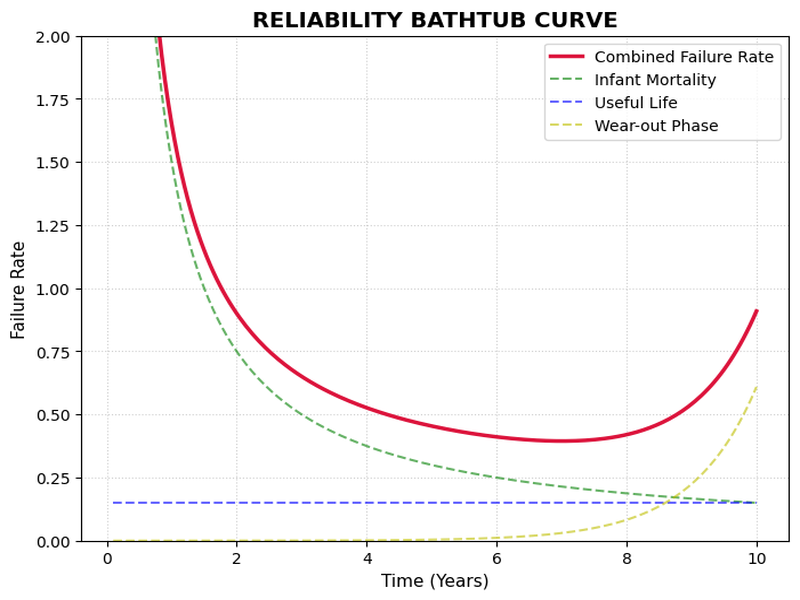
#> input picture samples/bathtub_curve_a.png, 800 x 600 px
$ python -i regions.py   (imports and definitions only)
#> lines starting #> are read from the running program, lines starting #| are printed output that depends on the picture; after the words box and inside, x2 and y2 are one past the last pixel; in counts of white or black regions, pixels touching at a corner belong together
from __future__ import annotations

import cv2
import numpy as np


def suggest_anchor_regions(image_bgr: np.ndarray, limit: int = 8) -> list[dict]:
    h, w = image_bgr.shape[:2]
    if h <= 0 or w <= 0:
        return []

    gray = cv2.cvtColor(image_bgr, cv2.COLOR_BGR2GRAY)
    hsv = cv2.cvtColor(image_bgr, cv2.COLOR_BGR2HSV)
    ink_mask = np.where((gray < 245) | (hsv[:, :, 1] > 35), 255, 0).astype(np.uint8)
    close_kernel = cv2.getStructuringElement(cv2.MORPH_RECT, (9, 9))
    ink_mask = cv2.morphologyEx(ink_mask, cv2.MORPH_CLOSE, close_kernel)

    regions: list[dict] = []
    content = _bbox_from_mask(ink_mask, w, h, padding=6)
    if content:
        regions.append({**content, "label": "全体枠候補", "score": 0.9})

    edge_mask = cv2.Canny(gray, 60, 160)
    edge_mask = cv2.dilate(edge_mask, np.ones((3, 3), np.uint8), iterations=1)
    regions.extend(_line_frame_regions(gray, w, h))
    regions.extend(_large_rectangular_regions(edge_mask, w, h))
    regions.extend(_dense_detail_regions(edge_mask, w, h))

    return _dedupe_regions(regions, w, h)[:limit]


def _bbox_from_mask(mask: np.ndarray, image_w: int, image_h: int, padding: int) -> dict | None:
    points = cv2.findNonZero(mask)
    if points is None:
        return None
    x, y, w, h = cv2.boundingRect(points)
    area_ratio = (w * h) / max(1, image_w * image_h)
    if area_ratio < 0.015:
        return None
    return _clip_region(x - padding, y - padding, w + padding * 2, h + padding * 2, image_w, image_h)


def _line_frame_regions(gray: np.ndarray, image_w: int, image_h: int) -> list[dict]:
    dark = cv2.inRange(gray, 0, 95)
    horizontal_kernel = cv2.getStructuringElement(cv2.MORPH_RECT, (max(20, image_w // 12), 1))
    vertical_kernel = cv2.getStructuringElement(cv2.MORPH_RECT, (1, max(20, image_h // 12)))
    horizontal = cv2.morphologyEx(dark, cv2.MORPH_OPEN, horizontal_kernel)
    vertical = cv2.morphologyEx(dark, cv2.MORPH_OPEN, vertical_kernel)

    horizontal_lines = _line_components(horizontal, "horizontal", image_w, image_h)
    vertical_lines = _line_components(vertical, "vertical", image_w, image_h)
    regions = []
    image_area = image_w * image_h

    for top_index, top in enumerate(horizontal_lines):
        for bottom in horizontal_lines[top_index + 1 :]:
            frame_h = bottom["center"] - top["center"]
            if frame_h < image_h * 0.18:
                continue
            for left_index, left in enumerate(vertical_lines):
                for right in vertical_lines[left_index + 1 :]:
                    frame_w = right["center"] - left["center"]
                    if frame_w < image_w * 0.18:
                        continue
                    if not _lines_form_frame(top, bottom, left, right):
                        continue
                    region = _clip_region(
                        left["center"] - 4,
                        top["center"] - 4,
                        frame_w + 8,
                        frame_h + 8,
                        image_w,
                        image_h,
                    )
                    area_ratio = (region["width"] * region["height"]) / max(1, image_area)
                    if area_ratio < 0.03 or area_ratio > 0.96:
                        continue
                    score = min(0.985, 0.9 + area_ratio * 0.12)
                    regions.append({**region, "label": "枠線候補", "score": score})
    return regions


def _line_components(mask: np.ndarray, orientation: str, image_w: int, image_h: int) -> list[dict]:
    _, _, stats, _ = cv2.connectedComponentsWithStats(mask)
    lines = []
    for x, y, w, h, area in stats[1:]:
        if orientation == "horizontal":
            if w < image_w * 0.25 or h > 8:
                continue
            lines.append({"start": int(x), "end": int(x + w), "center": int(y + h // 2), "length": int(w), "area": int(area)})
        else:
            if h < image_h * 0.25 or w > 8:
                continue
            lines.append({"start": int(y), "end": int(y + h), "center": int(x + w // 2), "length": int(h), "area": int(area)})
    return sorted(lines, key=lambda item: item["center"])


def _lines_form_frame(top: dict, bottom: dict, left: dict, right: dict) -> bool:
    horizontal_overlap = min(top["end"], bottom["end"], right["center"] + 8) - max(top["start"], bottom["start"], left["center"] - 8)
    vertical_overlap = min(left["end"], right["end"], bottom["center"] + 8) - max(left["start"], right["start"], top["center"] - 8)
    width = right["center"] - left["center"]
    height = bottom["center"] - top["center"]
    if width <= 0 or height <= 0:
        return False
    if horizontal_overlap < width * 0.72:
        return False
    if vertical_overlap < height * 0.72:
        return False
    return True


def _large_rectangular_regions(mask: np.ndarray, image_w: int, image_h: int) -> list[dict]:
    contours, _ = cv2.findContours(mask, cv2.RETR_EXTERNAL, cv2.CHAIN_APPROX_SIMPLE)
    regions = []
    image_area = image_w * image_h
    for contour in contours:
        area = cv2.contourArea(contour)
        if area < image_area * 0.025:
            continue
        x, y, w, h = cv2.boundingRect(contour)
        fill_ratio = area / max(1, w * h)
        if w < image_w * 0.18 or h < image_h * 0.18:
            continue
        if fill_ratio < 0.03:
            continue
        score = min(0.9, 0.58 + area / max(1, image_area))
        regions.append({**_clip_region(x - 4, y - 4, w + 8, h + 8, image_w, image_h), "label": "枠候補", "score": score})
    return regions


def _dense_detail_regions(mask: np.ndarray, image_w: int, image_h: int) -> list[dict]:
    regions = []
    image_area = image_w * image_h
    for cols, rows, base_score in ((3, 3, 0.68), (4, 4, 0.62)):
        cell_w = image_w / cols
        cell_h = image_h / rows
        scored = []
        for row in range(rows):
            for col in range(cols):
                x1 = int(round(col * cell_w))
                y1 = int(round(row * cell_h))
                x2 = int(round((col + 1) * cell_w))
                y2 = int(round((row + 1) * cell_h))
                cell = mask[y1:y2, x1:x2]
                density = float(np.count_nonzero(cell)) / max(1, cell.size)
                if density <= 0.015:
                    continue
                scored.append((density, x1, y1, x2 - x1, y2 - y1))
        for density, x, y, w, h in sorted(scored, reverse=True)[:3]:
            pad_x = int(w * 0.18)
            pad_y = int(h * 0.18)
            region = _clip_region(x - pad_x, y - pad_y, w + pad_x * 2, h + pad_y * 2, image_w, image_h)
            if region["width"] * region["height"] < image_area * 0.04:
                continue
            regions.append({**region, "label": "特徴密度候補", "score": min(0.86, base_score + density)})
    return regions


def _dedupe_regions(regions: list[dict], image_w: int, image_h: int) -> list[dict]:
    normalized = []
    for region in regions:
        clipped = _clip_region(region["x"], region["y"], region["width"], region["height"], image_w, image_h)
        if clipped["width"] < 20 or clipped["height"] < 20:
            continue
        normalized.append({**clipped, "label": region["label"], "score": float(region["score"])})

    selected: list[dict] = []
    for region in sorted(normalized, key=lambda item: item["score"], reverse=True):
        if any(_iou(region, existing) > 0.72 for existing in selected):
            continue
        selected.append(region)
    return selected


def _clip_region(x: int, y: int, width: int, height: int, image_w: int, image_h: int) -> dict:
    x1 = max(0, min(image_w - 1, int(round(x))))
    y1 = max(0, min(image_h - 1, int(round(y))))
    x2 = max(x1 + 1, min(image_w, int(round(x + width))))
    y2 = max(y1 + 1, min(image_h, int(round(y + height))))
    return {"x": x1, "y": y1, "width": x2 - x1, "height": y2 - y1}


def _iou(a: dict, b: dict) -> float:
    ax2 = a["x"] + a["width"]
    ay2 = a["y"] + a["height"]
    bx2 = b["x"] + b["width"]
    by2 = b["y"] + b["height"]
    ix1 = max(a["x"], b["x"])
    iy1 = max(a["y"], b["y"])
    ix2 = min(ax2, bx2)
    iy2 = min(ay2, by2)
    inter = max(0, ix2 - ix1) * max(0, iy2 - iy1)
    union = a["width"] * a["height"] + b["width"] * b["height"] - inter
    return inter / union if union else 0.0

>>> import cv2
>>> picture = cv2.imread('../../samples/bathtub_curve_a.png')
#> picture is the input picture: shape (600, 800, 3); mean B, G, R 247, 246.8, 248.1
>>> result = suggest_anchor_regions(picture)
#> in suggest_anchor_regions, `gray = cv2.cvtColor(image_bgr, cv2.COLOR_BGR2GRAY)`:
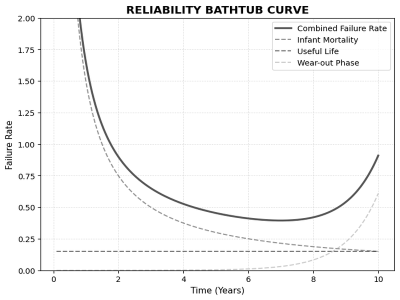
#> gray: shape (600, 800) (shown at 1/2 size); min 0, max 255, mean 247.2
#> in suggest_anchor_regions, `ink_mask = np.where((gray < 245) | (hsv[:, :, 1] > 35), 255, 0).astype..`:
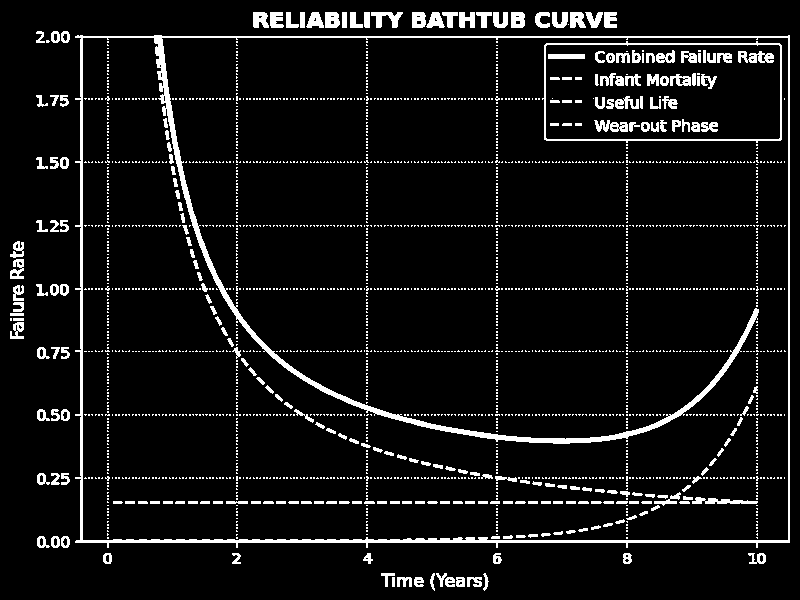
#> ink_mask: shape (600, 800); 7.5% white; 2348 white regions (2099 under 20 px), largest, box (x1, y1, x2, y2) and area: (75, 35, 790, 548) 11597, (542, 41, 782, 143) 1344, (738, 51, 774, 63) 279
#> in suggest_anchor_regions, `ink_mask = cv2.morphologyEx(ink_mask, cv2.MORPH_CLOSE, close_kernel)`:
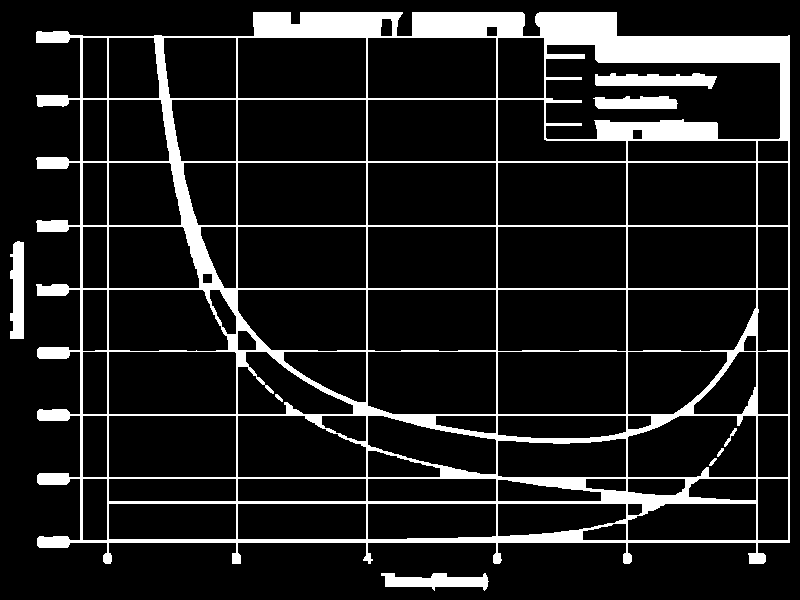
#> ink_mask: shape (600, 800); 12.6% white; 9 white regions, largest, box (x1, y1, x2, y2) and area: (36, 12, 790, 564) 55559, (595, 73, 717, 89) 1326, (381, 573, 489, 591) 1168
#> in _bbox_from_mask, `points = cv2.findNonZero(mask)`: points = contour of 60280 points, box (x1, y1, x2, y2) (10, 12, 790, 591), area 33739
#> in _bbox_from_mask, `x, y, w, h = cv2.boundingRect(points)`: x = 10; y = 12; w = 780; h = 579
#> in _bbox_from_mask, `area_ratio = (w * h) / max(1, image_w * image_h)`: area_ratio = 0.941
#> in suggest_anchor_regions, `content = _bbox_from_mask(ink_mask, w, h, padding=6)`: content = {'x': 4, 'y': 6, 'width': 792, 'height': 591}
#> in suggest_anchor_regions, `edge_mask = cv2.dilate(edge_mask, np.ones((3, 3), np.uint8), iteration..`:
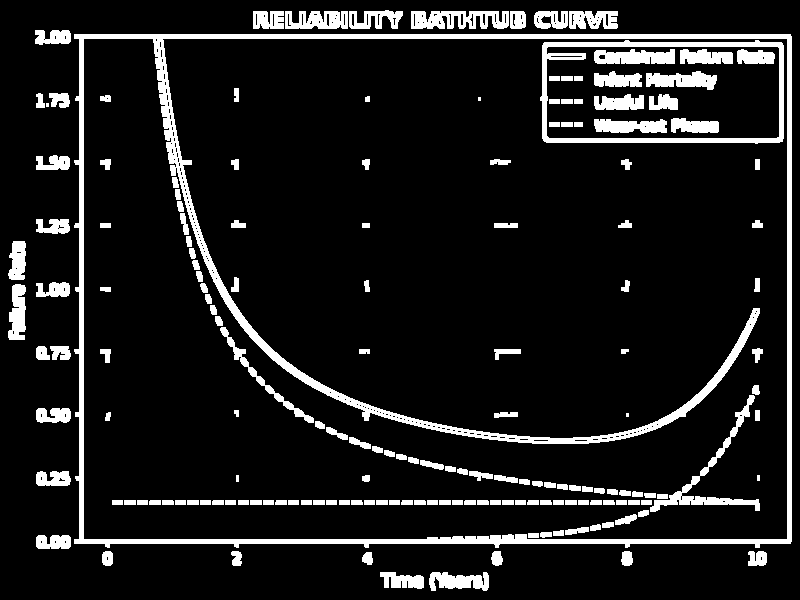
#> edge_mask: shape (600, 800); 10.8% white; 173 white regions (4 under 20 px), largest, box (x1, y1, x2, y2) and area: (74, 34, 792, 548) 19890, (540, 40, 784, 144) 3587, (650, 395, 760, 512) 1534
#> in _line_frame_regions, `dark = cv2.inRange(gray, 0, 95)`:
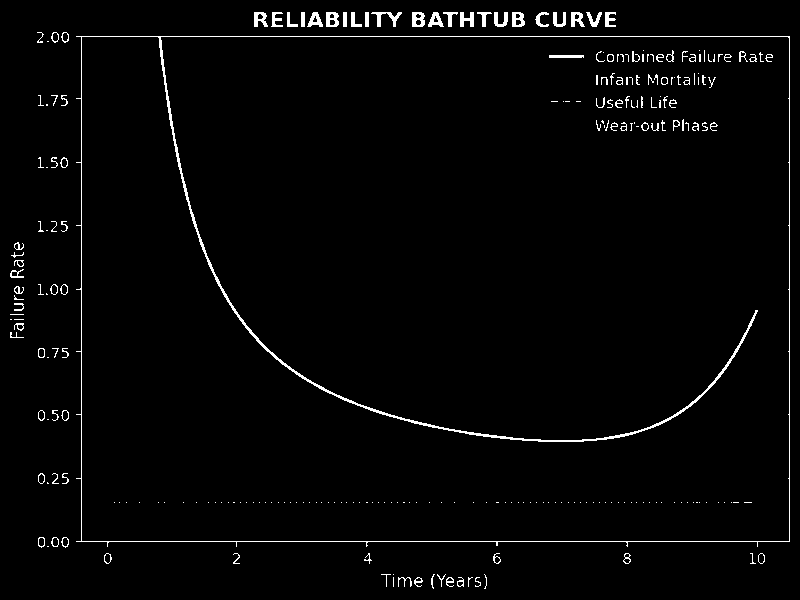
#> dark: shape (600, 800); 2.2% white in thin lines or dots
#> in _line_frame_regions, `vertical = cv2.morphologyEx(dark, cv2.MORPH_OPEN, vertical_kernel)`:
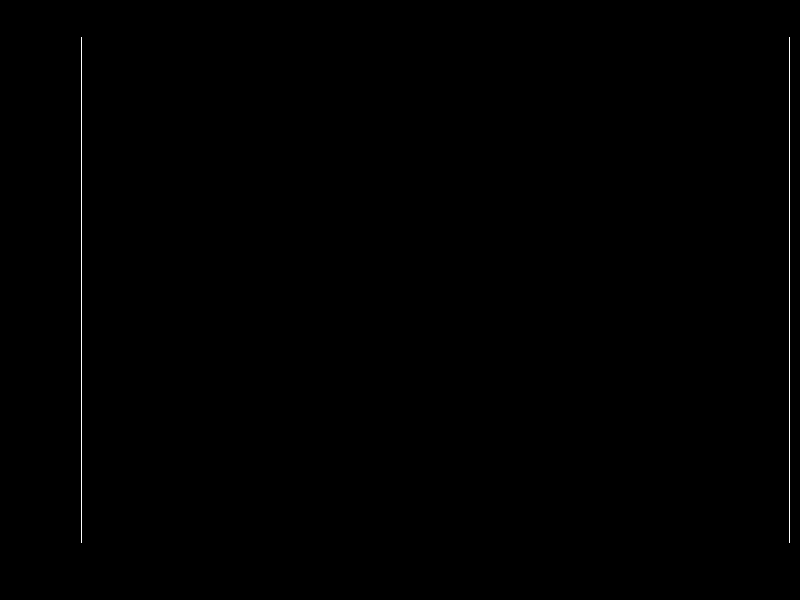
#> vertical: shape (600, 800); 0.21% white in thin lines or dots, all inside (x1, y1, x2, y2) = (81, 37, 790, 543)
#> in _line_components, `_, _, stats, _ = cv2.connectedComponentsWithStats(mask)`: stats = [[0, 0, 800, 600, 478497], [77, 36, 714, 1, 714], [523, 440, 75, 1, 75], [77, 541, 714, 1, 714]]
#> the loop in _line_components, `for x, y, w, h, area in stats[1:]:` made 3 passes
#> (x, y, w, area) on passes 1 to 3: (77, 36, 714, 714), (523, 440, 75, 75), (77, 541, 714, 714)
#> after the loop in _line_components, `for x, y, w, h, area in stats[1:]:`: lines = 2 items
#> the loop in _line_components (call 2), `for x, y, w, h, area in stats[1:]:` made 2 passes
#> (x, y, w, h, area) on passes 1 to 2: (81, 37, 1, 506, 506), (789, 37, 1, 506, 506)
#> the loop in _line_frame_regions, `for top_index, top in enumerate(horizontal_lines):` made 2 passes
#> top_index on pass 1: 0
#> after the loop in _line_frame_regions, `for top_index, top in enumerate(horizontal_lines):`: regions = 1 item
#> in _large_rectangular_regions, `contours, _ = cv2.findContours(mask, cv2.RETR_EXTERNAL, cv2.CHAIN_APPR..`: contours = 30 contours, 1 with area under 20; largest, box (x1, y1, x2, y2) and area: (74, 34, 792, 548) 362665, (411, 11, 509, 29) 1227, (285, 11, 348, 29) 834, (429, 572, 489, 591) 690, (8, 284, 26, 340) 670
#> the loop in _large_rectangular_regions, `for contour in contours:` made 30 passes
#> area on passes 1 to 8: 690, 446.5, 93, 208, 128, 121, 107, 128
#> after the loop in _large_rectangular_regions, `for contour in contours:`: regions = 1 item
#> after the loop in _dense_detail_regions, `for cols, rows, base_score in ((3, 3, 0.68), (4, 4, 0.62)):`:
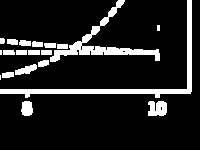
#> cell: shape (150, 200); 12.8% white; 20 white regions (3 under 20 px), largest, box (x1, y1, x2, y2) and area: (0, 0, 192, 98) 1441, (50, 0, 160, 62) 1155, (148, 101, 167, 116) 244
#> after the loop in _dense_detail_regions, `for cols, rows, base_score in ((3, 3, 0.68), (4, 4, 0.62)):`: regions = 6 items
#> the loop in _dedupe_regions, `for region in regions:` made 9 passes
#> (x1 in _clip_region, y1 in _clip_region, x2 in _clip_region, y2 in _clip_region, clipped) on passes 1 to 6: (4, 6, 796, 597, {'x': 4, 'y': 6, 'width': 792, 'height': 591}), (77, 32, 793, 545, {'x': 77, 'y': 32, 'width': 716, 'height': 513}), (70, 30, 796, 552, {'x': 70, 'y': 30, 'width': 726, 'height': 522}), (485, 0, 800, 236, {'x': 485, 'y': 0, 'width': 315, 'height': 236}), (220, 364, 580, 600, {'x': 220, 'y': 364, 'width': 360, 'height': 236}), (485, 364, 800, 600, {'x': 485, 'y': 364, 'width': 315, 'height': 236})
#> after the loop in _dedupe_regions, `for region in regions:`: normalized = 9 items
#> the loop in _dedupe_regions, `for region in sorted(normalized, key=lambda item: item["score"], rever..` made 9 passes
#> after the loop in _dedupe_regions, `for region in sorted(normalized, key=lambda item: item["score"], rever..`: selected = 7 items
#> result = 7 items
